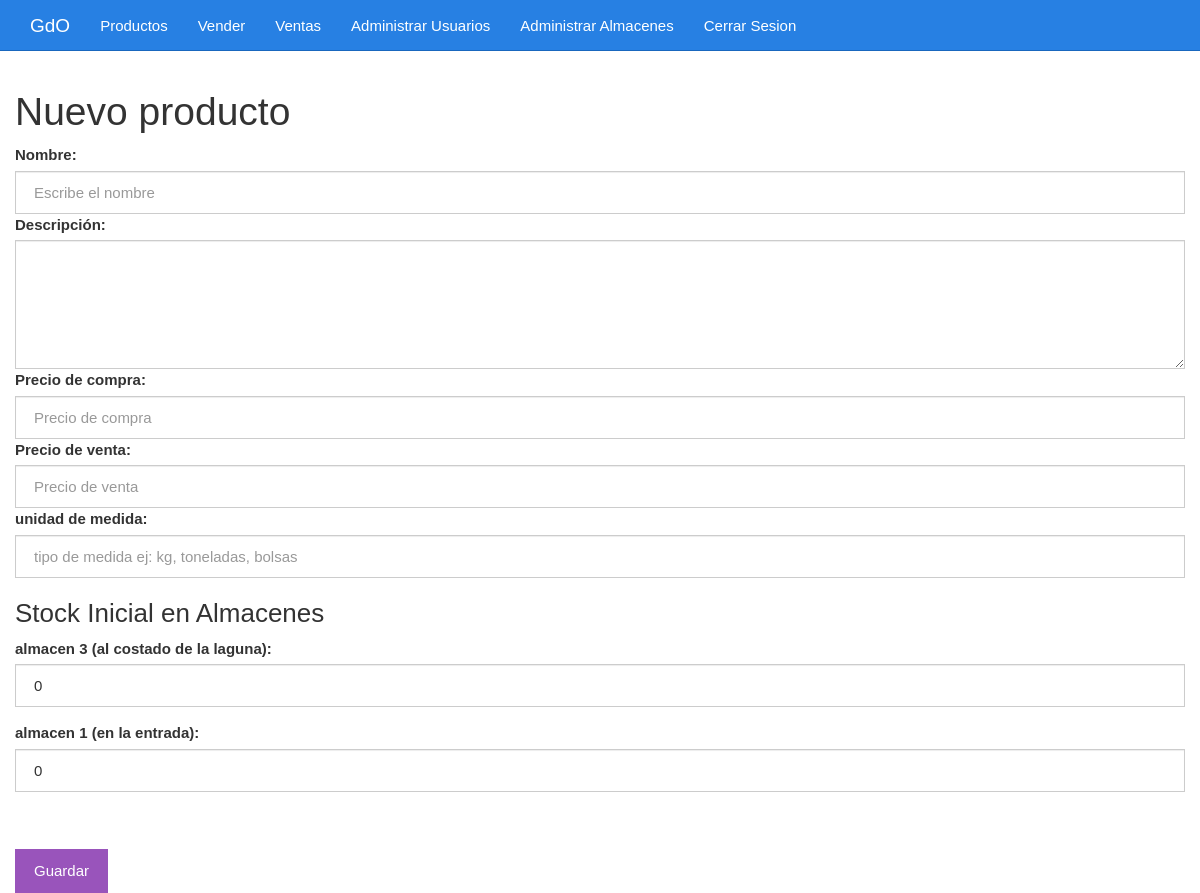
Screenshot of /admin/formulario.php with the database file from the repository.
### tables this page shows
CREATE TABLE `almacenes` (
  `id` int NOT NULL,
  `nombre` varchar(255) NOT NULL,
  `ubicacion` varchar(255) DEFAULT NULL,
  `fecha_creacion` timestamp NULL DEFAULT CURRENT_TIMESTAMP
);

### admin/formulario.php (the view)
<?php include_once "./diseño/encabezado.php" ?>
<div class="col-xs-12">
    <h1>Nuevo producto</h1>
    <form method="post" action="./nuevo.php">
        <label for="nombre">Nombre:</label>
        <input class="form-control" name="nombre" required type="text" id="nombre" placeholder="Escribe el nombre">
        <label for="descripcion">Descripción:</label>
        <textarea required id="descripcion" name="descripcion" cols="30" rows="5" class="form-control"></textarea>
        <label for="precio_compra">Precio de compra:</label>
        <input class="form-control" name="precio_compra" required type="number" id="precio_compra" placeholder="Precio de compra" step="0.01">
        <label for="precio_venta">Precio de venta:</label>
        <input class="form-control" name="precio_venta" required type="number" id="precio_venta" placeholder="Precio de venta" step="0.01">
        <label for="unidad_medida">unidad de medida:</label>
        <input class="form-control" name="unidad_medida" required type="text" id="unidad_medida" placeholder="tipo de medida ej: kg, toneladas, bolsas">
        <h3>Stock Inicial en Almacenes</h3>
        <?php
        include_once "../base/conexion.php";
        $sentencia_almacenes = $conexion->query("SELECT id, nombre, ubicacion FROM almacenes");
        $almacenes = $sentencia_almacenes->fetchAll(PDO::FETCH_OBJ);
        if (!empty($almacenes)):
            foreach ($almacenes as $almacen):
                ?>
                <div class="form-group">
                    <label for="stock_<?php echo $almacen->id; ?>"><?php echo htmlspecialchars($almacen->nombre); ?> (<?php echo htmlspecialchars($almacen->ubicacion ?? 'Sin ubicación'); ?>):</label>
                    <input type="number" class="form-control" id="stock_<?php echo $almacen->id; ?>" name="stock[<?php echo $almacen->id; ?>]" value="0" min="0">
                </div>
                <?php
            endforeach;
        else:
            echo "<p>No hay almacenes creados aún. El stock inicial se establecerá en 0.</p>";
        endif;
        ?>
        <br><br><input class="btn btn-info" type="submit" value="Guardar">
    </form>
</div>
<?php include_once "./diseño/pie.php" ?>

### admin/diseño/css/estilo.css (style rules this page uses)
body { padding-top: 70px; }

### rows the page displays
almacenes: nombre "almacen 3", ubicacion "al costado de la laguna"
almacenes: nombre "almacen 1", ubicacion "en la entrada"
